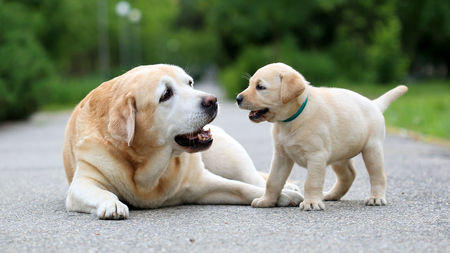
#> input picture Images/dogs.jpg, 450 x 253 px
$ python 'Bitwise Operations.py'
#> lines starting #> are read from the running program, lines starting #| are printed output that depends on the picture; after the words box and inside, x2 and y2 are one past the last pixel; in counts of white or black regions, pixels touching at a corner belong together
#bitwise operations

# Importing Module
import cv2
import numpy as np

# Creating a array having all value as Zero
img1 = np.zeros((253 ,450, 3), np.uint8)
# Rectange cv2.rectange(frame,start top left ,end bottom right,color,fill or stroke (-1 or val>0))
img1 = cv2.rectangle(img1,(200, 0), (300, 100), (255, 255, 255), -1)
# Reading a image
img2 = cv2.imread("Images/dogs.jpg")
#> img2 is the input picture: shape (253, 450, 3); mean B, G, R 121.1, 140.9, 134.6

# Binnary Operation
bitAnd = cv2.bitwise_and(img2, img1) # and operation between two frame
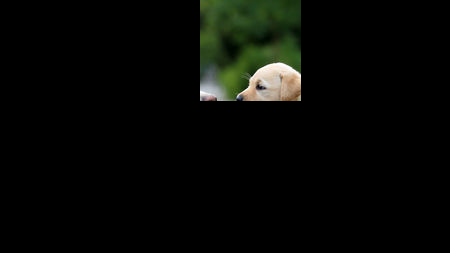
#> bitAnd: shape (253, 450, 3); mean B, G, R 5.1, 8.1, 6.7
bitOr = cv2.bitwise_or(img2, img1) # or operation between two frame
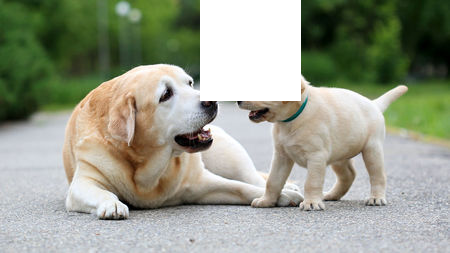
#> bitOr: shape (253, 450, 3); mean B, G, R 138.9, 155.6, 150.7
bitXor = cv2.bitwise_xor(img1, img2) # X-or operation between two frame
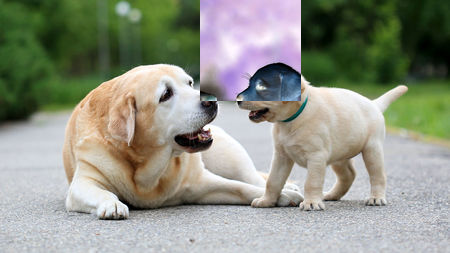
#> bitXor: shape (253, 450, 3); mean B, G, R 133.8, 147.5, 144
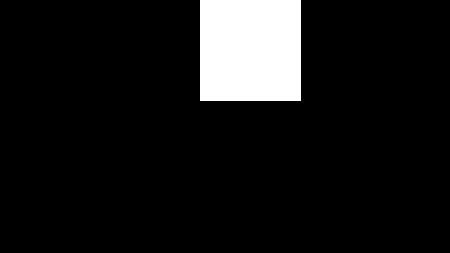
#> img1: shape (253, 450, 3); 9% white; 1 white region, box (x1, y1, x2, y2) and area: (200, 0, 301, 101) 10201
bitNot1 = cv2.bitwise_not(img1) # Not operation on img1 (zero array)
bitNot2 = cv2.bitwise_not(img2) # Not operation on img2 (image)
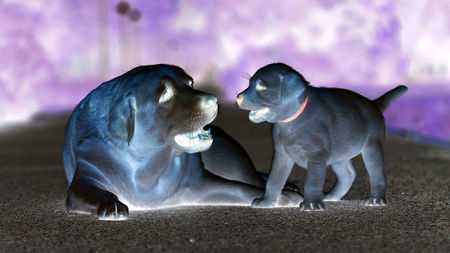
#> bitNot2: shape (253, 450, 3); mean B, G, R 133.9, 114.1, 120.4


# Show all the frames Created
cv2.imshow("img1", img1)
cv2.imshow("img2", img2)
cv2.imshow('bitAnd', bitAnd)
cv2.imshow('bitOr', bitOr)
cv2.imshow('bitXor', bitXor)
cv2.imshow('bitNot1', bitNot1)
cv2.imshow('bitNot2', bitNot2)

# Wait Key
cv2.waitKey(0)
# Destroy all Windows
cv2.destroyAllWindows()
